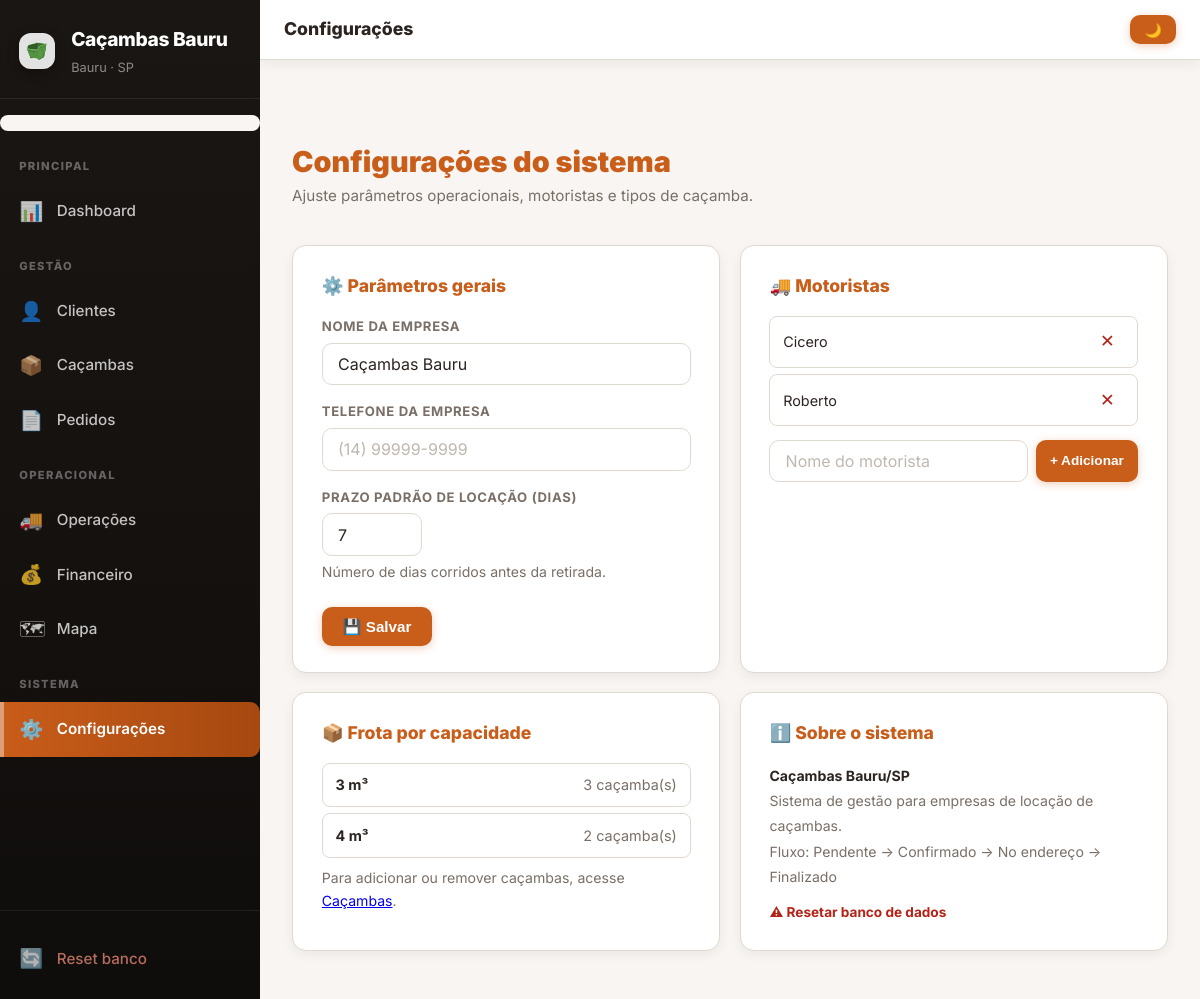
The app's page /configuracoes, older data.
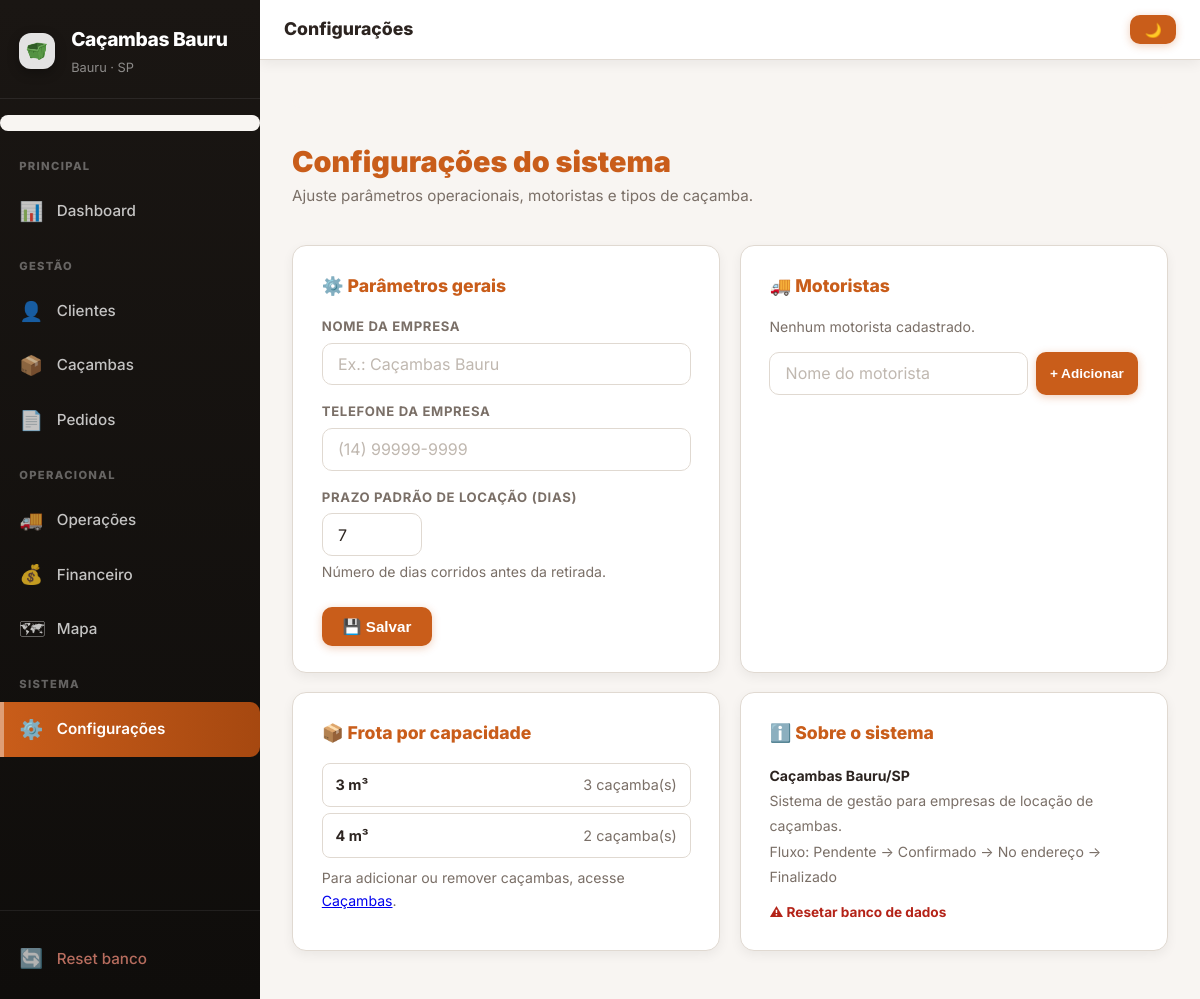
The same page, newer data.
### tables this page shows
CREATE TABLE config (
            chave TEXT PRIMARY KEY,
            valor TEXT NOT NULL DEFAULT ''
        );

CREATE TABLE motoristas (
            id INTEGER PRIMARY KEY AUTOINCREMENT,
            nome TEXT NOT NULL UNIQUE
        );

### app.py (the view, shortened to what this page needs)
@app.route("/configuracoes", methods=["GET","POST"])
def configuracoes():
    conn = get_conn()
    config = {r["chave"]: r["valor"] for r in conn.execute("SELECT chave,valor FROM config").fetchall()}
    conn.close()
    conn = get_conn()
    motoristas_db = [r[0] for r in conn.execute("SELECT nome FROM motoristas ORDER BY nome").fetchall()]
    caps = conn.execute(
        "SELECT capacidade_m3, COUNT(*) AS n FROM cacambas GROUP BY capacidade_m3 ORDER BY capacidade_m3"
    ).fetchall()
    conn.close()
    return render_template("configuracoes.html",
        config=config, motoristas=motoristas_db,
        capacidades=caps, motoristas_padrao=MOTORISTAS)

### app.py (called while the page is built)
def _get_config():
    conn = get_conn()
    cfg = {r["chave"]: r["valor"] for r in conn.execute("SELECT chave,valor FROM config").fetchall()}
    conn.close()
    return cfg

def _dias_locacao(config=None):
    if config is None:
        config = _get_config()
    try:
        return max(1, min(int(config.get("dias_locacao","7")), 30))
    except ValueError:
        return 7

def _get_motoristas():
    conn = get_conn()
    rows = [r["nome"] for r in conn.execute("SELECT nome FROM motoristas ORDER BY nome").fetchall()]
    conn.close()
    return rows

@app.context_processor
def inject_global_context():
    cfg = _get_config()
    return {
        "empresa_nome": cfg.get("empresa_nome", "Caçambas Bauru"),
        "empresa_fone": cfg.get("empresa_fone", ""),
        "dias_locacao": _dias_locacao(cfg),
        "motoristas": _get_motoristas(),
    }

### database.py (called while the page is built)
def get_conn():
    conn = sqlite3.connect(DB_PATH)
    conn.row_factory = sqlite3.Row
    return conn

### templates/configuracoes.html (shortened to what this page needs)
{% extends "base.html" %}
{% block topbar_title %}Configurações{% endblock %}
{% block content %}
<section class="page-head">
  <div><h2>Configurações do sistema</h2>
  <p>Ajuste parâmetros operacionais, motoristas e tipos de caçamba.</p></div>
</section>
<div class="config-grid">
  <div class="card">
    <h3 class="card-title">⚙️ Parâmetros gerais</h3>
    <form method="post">
      <div class="form-grid" style="grid-template-columns:1fr">
        <div>
          <label>Nome da empresa</label>
          <input name="empresa_nome" value="{{ config.get('empresa_nome','') }}" placeholder="Ex.: Caçambas Bauru">
        </div>
        <div>
          <label>Telefone da empresa</label>
          <input name="empresa_fone" data-mask="phone" value="{{ config.get('empresa_fone','') }}" placeholder="(14) 99999-9999">
        </div>
        <div>
          <label>Prazo padrão de locação (dias)</label>
          <input name="dias_locacao" type="number" min="1" max="30"
                 value="{{ config.get('dias_locacao','7') }}"
                 style="width:100px">
          <p class="hint" style="margin-top:.3rem">Número de dias corridos antes da retirada.</p>
        </div>
      </div>
      <div class="form-actions">
        <button type="submit" class="btn">💾 Salvar</button>
      </div>
    </form>
  </div>
  <div class="card">
    <h3 class="card-title">🚚 Motoristas</h3>
    {% if motoristas %}
      {% for m in motoristas %}
      <div class="config-item">
        <span>{{ m }}</span>
        <form method="post" action="{{ url_for('motorista_excluir', mid=loop.index) }}"
              onsubmit="return confirm('Remover '+this.dataset.nome+'?')" data-nome="{{ m }}">
          <button class="btn-icon-danger" title="Remover">✕</button>
        </form>
      </div>
      {% endfor %}
    {% else %}
      <p class="muted hint">Nenhum motorista cadastrado.</p>
    {% endif %}
    <form method="post" action="{{ url_for('motorista_novo') }}" style="margin-top:.85rem;display:flex;gap:.5rem">
      <input name="nome" required placeholder="Nome do motorista" style="flex:1">
      <button type="submit" class="btn btn-sm">+ Adicionar</button>
    </form>
  </div>
  <div class="card">
    <h3 class="card-title">📦 Frota por capacidade</h3>
    {% for c in capacidades %}
    <div class="config-item">
      <span><strong>{{ c.capacidade_m3 }} m³</strong></span>
      <span class="muted">{{ c.n }} caçamba(s)</span>
    </div>
    {% endfor %}
    <p class="hint" style="margin-top:.6rem">Para adicionar ou remover caçambas, acesse <a href="{{ url_for('cacambas') }}">Caçambas</a>.</p>
  </div>
  <div class="card">
    <h3 class="card-title">ℹ️ Sobre o sistema</h3>
    <div style="font-size:.88rem;line-height:1.8;color:var(--muted)">
      <p><strong style="color:var(--text)">Caçambas Bauru/SP</strong></p>
      <p>Sistema de gestão para empresas de locação de caçambas.</p>
      <p>Fluxo: Pendente → Confirmado → No endereço → Finalizado</p>
      <p style="margin-top:.6rem">
        <a href="{{ url_for('reset_banco') }}" class="link-danger" onclick="return confirm('Tem certeza? Apaga TODOS os dados.')">⚠ Resetar banco de dados</a>
      </p>
    </div>
  </div>
</div>
{% endblock %}

### templates/base.html (shortened to what this page needs)
<!DOCTYPE html>
<html lang="pt-BR">
<head>
  <link rel="stylesheet" href="{{ url_for('static', filename='estilo.css') }}">
</head>
<body class="{% block body_class %}{% endblock %}">
  <aside class="sidebar" id="sidebar">
    <div class="sidebar-brand">
      <img src="{{ url_for('static', filename='images/icone-cacamba.png') }}" width="36" height="36" alt="Logo">
      <div>
        <span class="brand-name">{{ empresa_nome or 'Caçambas' }}</span>
        <span class="brand-sub">{{ empresa_fone or 'Bauru · SP' }}</span>
      </div>
    </div>
    <nav class="sidebar-nav">
  <div class="breadcrumbs" id="breadcrumbs"></div>
      <span class="nav-section">Principal</span>
      <a href="{{ url_for('index') }}" class="nav-item {% if request.endpoint == 'index' %}active{% endif %}">
        <span class="nav-icon">📊</span><span class="nav-label">Dashboard</span>
      </a>
      <span class="nav-section">Gestão</span>
      <a href="{{ url_for('clientes') }}" class="nav-item {% if request.endpoint in ['clientes','cliente_novo','cliente_detalhe','cliente_editar'] %}active{% endif %}">
        <span class="nav-icon">👤</span><span class="nav-label">Clientes</span>
      </a>
      <a href="{{ url_for('cacambas') }}" class="nav-item {% if request.endpoint in ['cacambas','cacamba_nova'] %}active{% endif %}">
        <span class="nav-icon">📦</span><span class="nav-label">Caçambas</span>
      </a>
      <a href="{{ url_for('pedidos') }}" class="nav-item {% if request.endpoint in ['pedidos','pedido_novo'] %}active{% endif %}">
        <span class="nav-icon">📄</span><span class="nav-label">Pedidos</span>
      </a>
      <span class="nav-section">Operacional</span>
      <a href="{{ url_for('operacoes') }}" class="nav-item {% if request.endpoint == 'operacoes' %}active{% endif %}">
        <span class="nav-icon">🚚</span><span class="nav-label">Operações</span>
      </a>
      <a href="{{ url_for('financeiro') }}" class="nav-item {% if request.endpoint == 'financeiro' %}active{% endif %}">
        <span class="nav-icon">💰</span><span class="nav-label">Financeiro</span>
      </a>
      <a href="{{ url_for('mapa') }}" class="nav-item {% if request.endpoint == 'mapa' %}active{% endif %}">
        <span class="nav-icon">🗺</span><span class="nav-label">Mapa</span>
      </a>
      <span class="nav-section">Sistema</span>
      <a href="{{ url_for('configuracoes') }}" class="nav-item {% if request.endpoint == 'configuracoes' %}active{% endif %}">
        <span class="nav-icon">⚙️</span><span class="nav-label">Configurações</span>
      </a>
    </nav>
    <div class="sidebar-footer">
      <a href="{{ url_for('reset_banco') }}" class="nav-item nav-item-danger"
         onclick="return confirm('Resetar TODOS os dados?')">
        <span class="nav-icon">🔄</span><span class="nav-label">Reset banco</span>
      </a>
    </div>
  </aside>
  <div class="layout-main">
     <header class="topbar">
       <span class="topbar-title">{% block topbar_title %}{% block title2 %}{% endblock %}{% endblock %}</span>
       <div class="topbar-actions">
         <button class="btn btn-sm" id="theme-toggle" aria-label="Alternar tema" title="Alternar tema">
           <span id="theme-icon">🌙</span>
         </button>
       </div>
     </header>
    <main class="{% block main_class %}main-shell{% endblock %}">
      <nav class="breadcrumbs" aria-label="Breadcrumb">
      </nav>
      {% block content %}{% endblock %}
    </main>
  </div>
</body>
</html>

Row changes from the older to the newer data that the page shows:
removed config: valor "Caçambas Bauru", empresa_nome "Caçambas Bauru"
removed motoristas: nome "Cicero"
removed motoristas: nome "Roberto"
Text that changed along with them:
{{ empresa_nome or 'Caçambas' }}: (not shown) → "Caçambas Bauru"
text now shown: "Nenhum motorista cadastrado."
